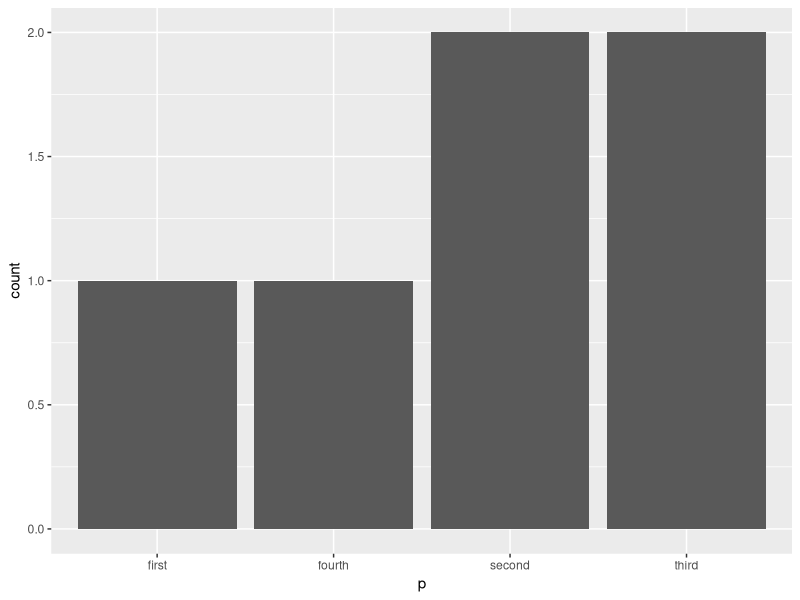
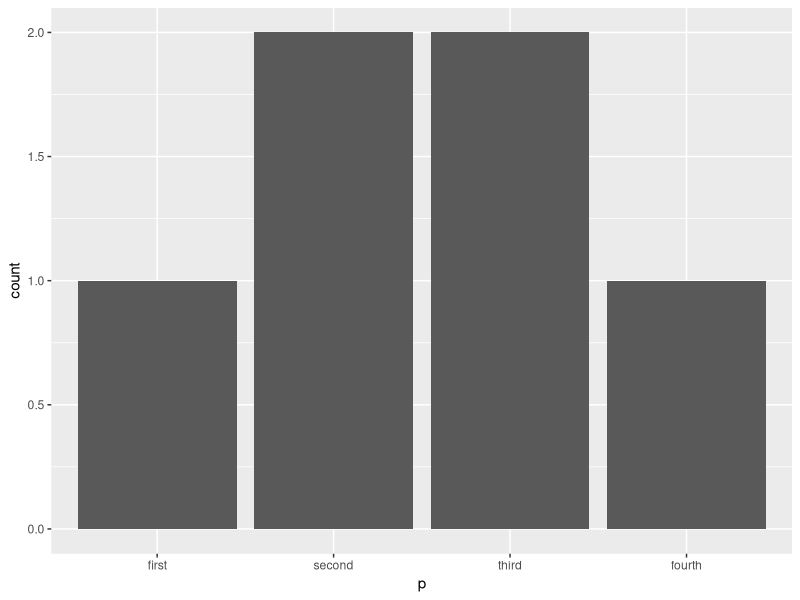

Recreate these plots in R, in order.
## ---- chunk 1
install.packages("palmerpenguins")
library(palmerpenguins)
library(tidyverse)
## ---- chunk 2
    is.character(c("hello", "there"))
## ---- chunk 3
    is.na(c(34, NA))
## ---- chunk 4
    as.numeric(c("23", "45"))
    as.numeric(c(TRUE, FALSE))
## ---- chunk 5
    x = c(1, 2, 3)
    names(x) = c("a", "b", "c")
    x
## ---- chunk 6
attributes(x)
## ---- chunk 7
data = c(2, 4, -1, -3, 2, -1, 10)
## ---- chunk 8
data[data > 0]
## ---- chunk 9
chars = c("temp", "object", "temp", "wish", "bumblebee", "temp")
## ---- chunk 10
chars[chars != "temp"]
## ---- chunk 11
vec_with_NA = c(2, 4, NA, NA, 3, NA)
## ---- chunk 12
vec_with_NA[!is.na(vec_with_NA)]
## ---- chunk 13
place = factor(c("first", "third", "third", "second", "second", "fourth"))
place
## ---- chunk 14
df = data.frame(p = place)
ggplot(df) + geom_bar(aes(x = p))
## ---- chunk 15
place = ordered(c("first", "third", "third", "second","second", "fourth"), levels =  c("first", "second", "third", "fourth"))
place
df = data.frame(p = place)
ggplot(df) + geom_bar(aes(x = p))
## ---- chunk 16
df = data.frame(x = 1:3, y = c("cup", "mug", "jar"))
attributes(df)
## ---- chunk 17
library(palmerpenguins)
attributes(penguins)
## ---- chunk 18
penguins$bill_length_mm
## ---- chunk 19
penguins_select = select(penguins, bill_length_mm, bill_depth_mm, species)
penguins_gentoo = filter(penguins_select, species == "Gentoo")
## ---- chunk 20
penguins_select_2 = penguins[, c("bill_length_mm", "bill_depth_mm", "species")]
penguins_gentoo_2 = penguins_select_2[penguins$species == "Gentoo" ,]
## ---- chunk 21
penguins_gentoo_2 = penguins_select_2[penguins$species == "Gentoo", c("bill_length_mm", "bill_depth_mm", "species")]
## ---- chunk 22
penguins_clean = filter(penguins, !is.na(bill_length_mm))
## ---- chunk 23
penguins_clean = penguins[!is.na(penguins$bill_depth_mm) ,]
## ---- chunk 24
l1 = list(
  1:3, 
  "a", 
  c(TRUE, FALSE, TRUE), 
  c(2.3, 5.9)
)
## ---- chunk 25
l1[[1]]
l1[[1]][2]
## ---- chunk 26
unlist(l1)
## ---- chunk 27
l1 = list(
  ranking = 1:3, 
  name = "a", 
  success =  c(TRUE, FALSE, TRUE), 
  score = c(2.3, 5.9)
)
#or
names(l1) = c("ranking", "name", "success", "score")
## ---- chunk 28
l1$score
## ---- chunk 29
my_matrix = matrix(1:10, nrow = 2)
my_matrix
## ---- chunk 30
#column 3
my_matrix[, 3]
#row 2
my_matrix[2 ,]
#column 3, row 2
my_matrix[2, 3]
